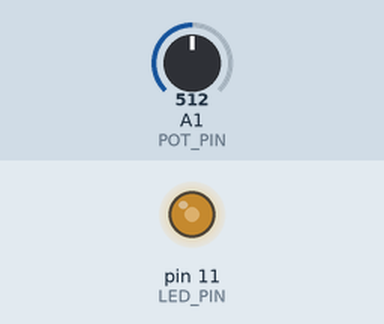
Bench run of a sketch on a simulated Arduino Uno, built with avr-gcc and run on an emulated ATmega328P. Shown: output pins drawn as LEDs (lit = HIGH). The test bench sets the inputs (shaded band); at power-on: A1 (POT_PIN) = 512.

Above: at 1.2 s.
1.3 s: A1 (POT_PIN) set to 716
At 1.6 s:
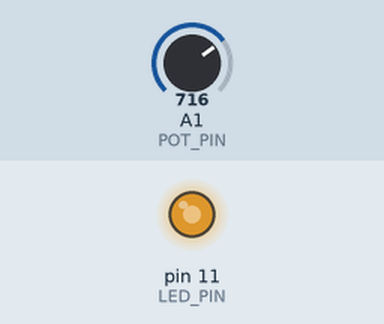
2.8 s: A1 (POT_PIN) set to 900
At 3.9 s:
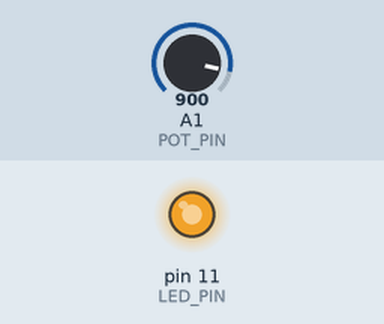
4.3 s: A1 (POT_PIN) set to 122
At 5.1 s:
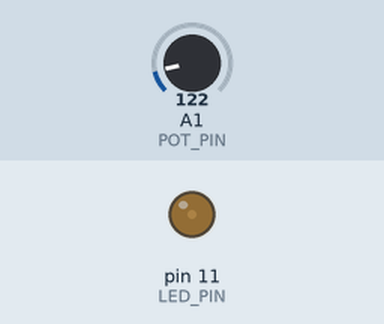
5.8 s: A1 (POT_PIN) set to 0
At 6.2 s:
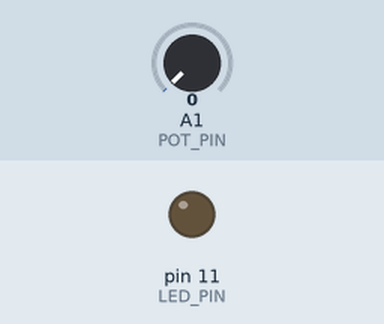
7.3 s: A1 (POT_PIN) set to 511
At 8.5 s:
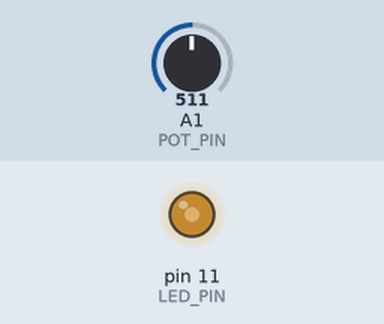
Timing chart, 0 to 9.8 s (numbered marks = the images above; inputs shaded):
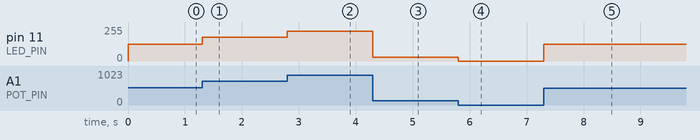

The sketch:

analog_led.ino
```cpp
const int POT_PIN = A1; // Pin Analog
const int LED_PIN = 11; // Pin LED


void setup() {
  pinMode(POT_PIN, INPUT);
  pinMode(LED_PIN, OUTPUT);
}

void loop() {
  int val = analogRead(POT_PIN);
  val = map(val, 0, 1023, 0, 255);
  analogWrite(LED_PIN, val);

}
```

Measured:
- after the input at 1.3 s, pin 11 (LED_PIN): 127/255 → 178/255 at once
- after the input at 2.8 s, pin 11 (LED_PIN): 178/255 → 224/255 at once
- after the input at 4.3 s, pin 11 (LED_PIN): 224/255 → 30/255 at once
- after the input at 5.8 s, pin 11 (LED_PIN): 30/255 → 0/255 at once
- after the input at 7.3 s, pin 11 (LED_PIN): 0/255 → 127/255 at once
